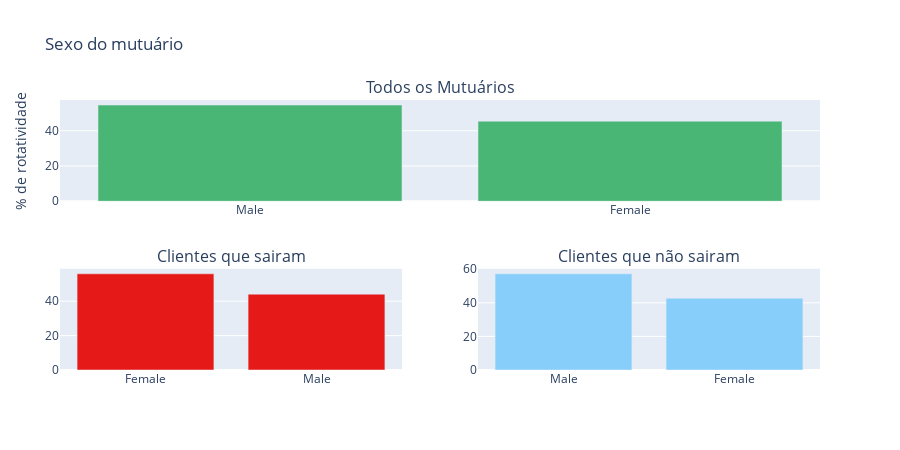

Notebook cell for this chart:
### Markdown cell above
### 2.4.1 Sexo do cliente

### Code cell
trace0, trace1, trace2 =  draw_bar_plot_vert("Gender", df)
fig = tools.make_subplots(rows=2, cols=2, specs=[[{'colspan': 2}, None], [{}, {}]], print_grid=False,
                          subplot_titles = ["Todos os Mutuários", "Clientes que sairam" ,"Clientes que não sairam"])
fig.append_trace(trace0, 1, 1)
fig.append_trace(trace1, 2, 1);
fig.append_trace(trace2, 2, 2);
fig['layout'].update(height=450, width= 900, showlegend=False, margin=dict(l=60), title = "Sexo do mutuário");
fig['layout']['yaxis'].update(title="% de rotatividade");
iplot(fig);

### Figure 1 — Plotly figure (JSON) as saved in the notebook; plotly's stock layout.template omitted (floating-point values rounded to 4 significant figures)
{"data": [{"marker": {"color": "#49b675"}, "name": "All", "type": "bar", "x": ["Male", "Female"], "xaxis": "x", "y": [54.57, 45.43], "yaxis": "y"}, {"marker": {"color": "#e61919"}, "name": "Exited = 1", "type": "bar", "x": ["Female", "Male"], "xaxis": "x2", "y": [55.92, 44.08], "yaxis": "y2"}, {"marker": {"color": "#87cefa"}, "name": "Exited = 0", "type": "bar", "x": ["Male", "Female"], "xaxis": "x3", "y": [57.25, 42.75], "yaxis": "y3"}], "layout": {"annotations": [{"font": {"size": 16}, "showarrow": false, "text": "Todos os Mutuários", "x": 0.5, "xanchor": "center", "xref": "paper", "y": 1, "yanchor": "bottom", "yref": "paper"}, {"font": {"size": 16}, "showarrow": false, "text": "Clientes que sairam", "x": 0.225, "xanchor": "center", "xref": "paper", "y": 0.375, "yanchor": "bottom", "yref": "paper"}, {"font": {"size": 16}, "showarrow": false, "text": "Clientes que não sairam", "x": 0.775, "xanchor": "center", "xref": "paper", "y": 0.375, "yanchor": "bottom", "yref": "paper"}], "height": 450, "margin": {"l": 60}, "showlegend": false, "title": {"text": "Sexo do mutuário"}, "width": 900, "xaxis": {"anchor": "y", "domain": [0, 1]}, "xaxis2": {"anchor": "y2", "domain": [0, 0.45]}, "xaxis3": {"anchor": "y3", "domain": [0.55, 1]}, "yaxis": {"anchor": "x", "domain": [0.625, 1], "title": {"text": "% de rotatividade"}}, "yaxis2": {"anchor": "x2", "domain": [0, 0.375]}, "yaxis3": {"anchor": "x3", "domain": [0, 0.375]}}}
